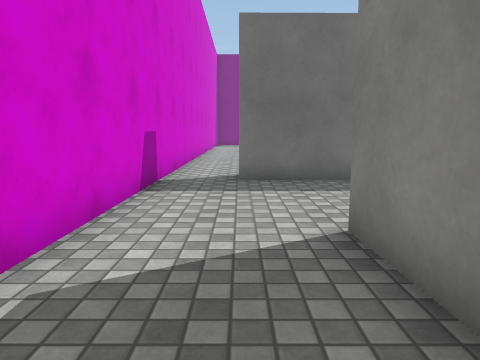
view 1 (above)

23 first-person views from a walk through a Unity game level. The camera is 1.2 m above the floor, tilts 8° down and sees 70° across. The floor is counted in squares, 1 m on a side. Each view is taken from the middle of a square. On the plan, view 1 faces up. The plan holds only what a view shows up to about 14 squares ahead; the rest is blank. The place goes on beyond the plan. The player is left out. Surface patterns are stand-ins for the level's own textures.

view 2
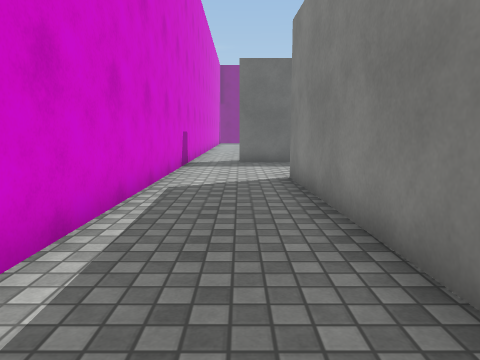

view 3
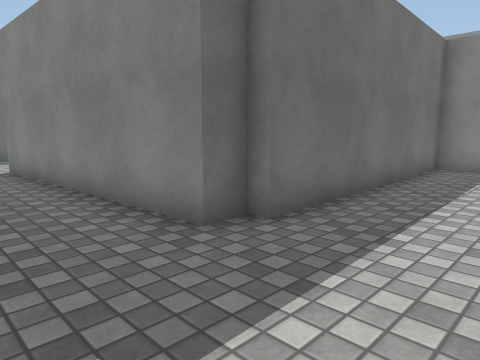

view 4
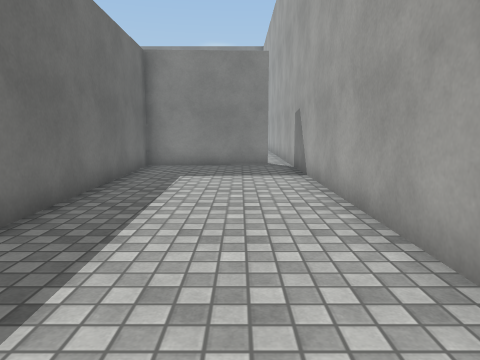

view 5
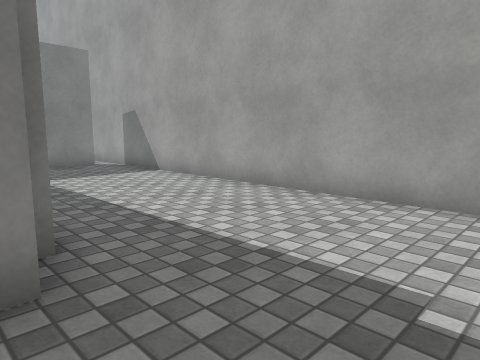

view 6
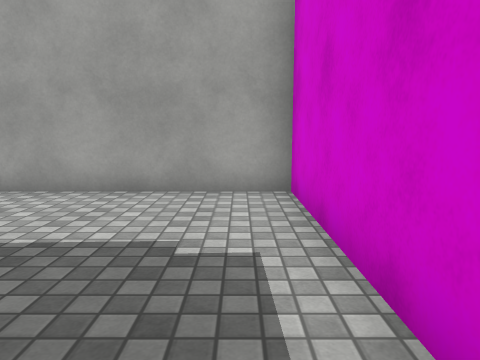

view 7
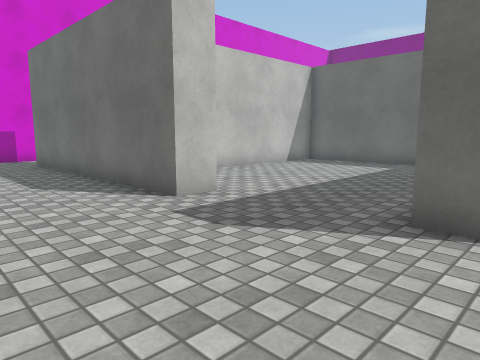

view 8
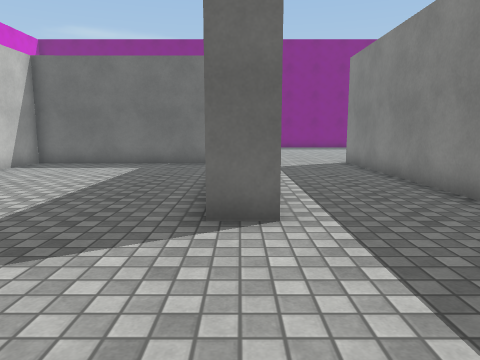

view 9
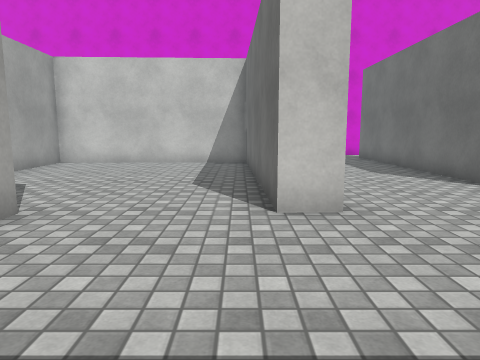

view 10
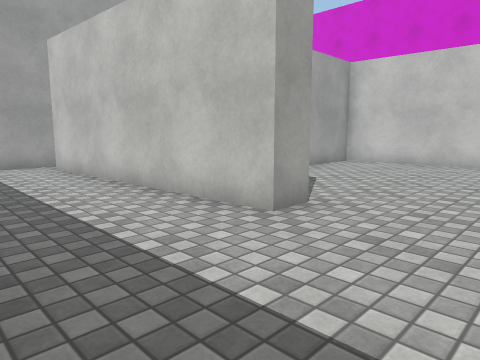

view 11
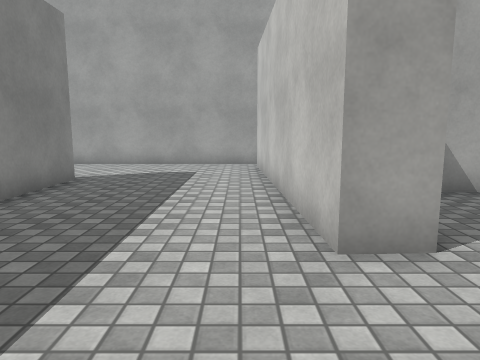

view 12
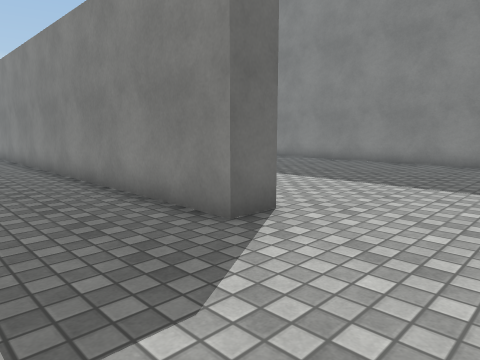

view 13
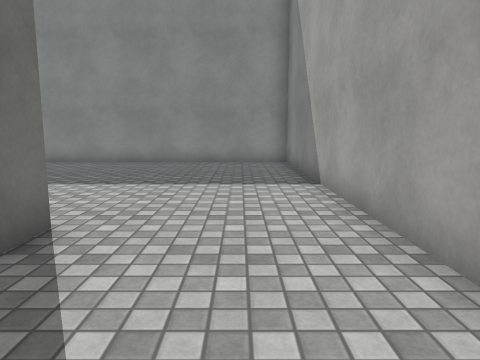

view 14
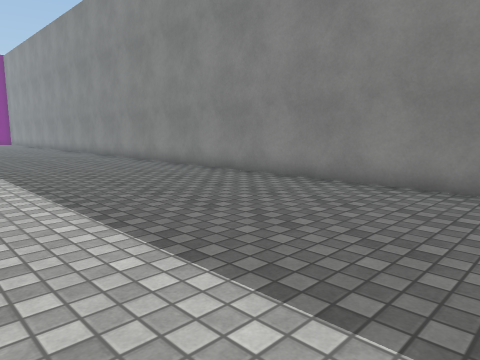

view 15
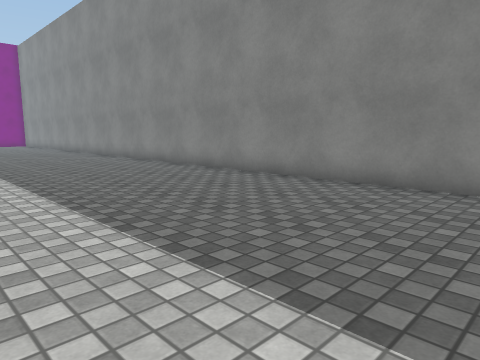

view 16
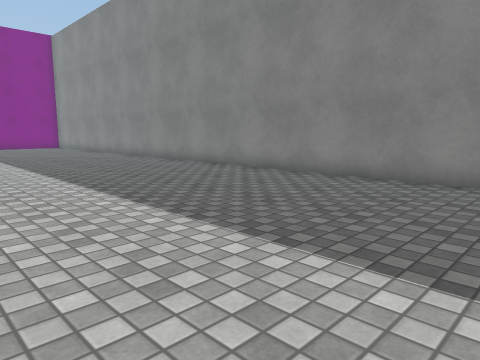

view 17
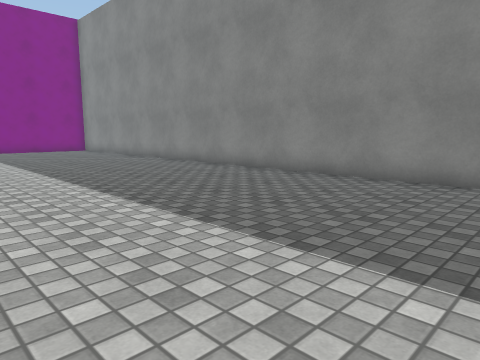

view 18
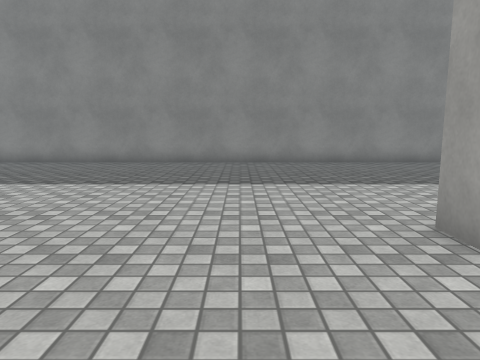

view 19
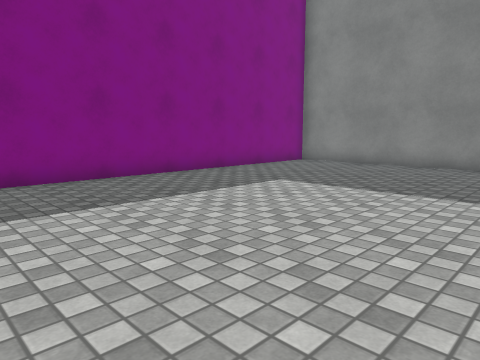

view 20
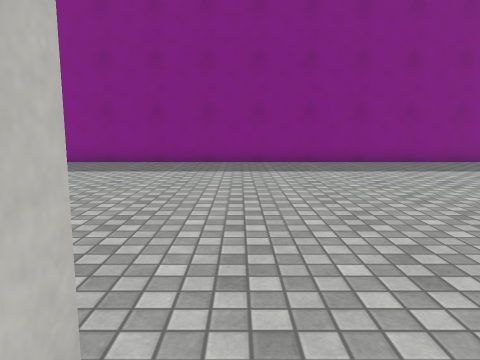

view 21
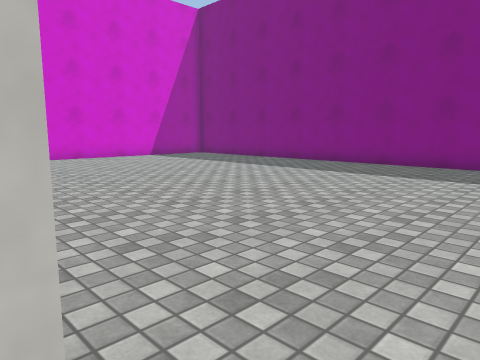

view 22
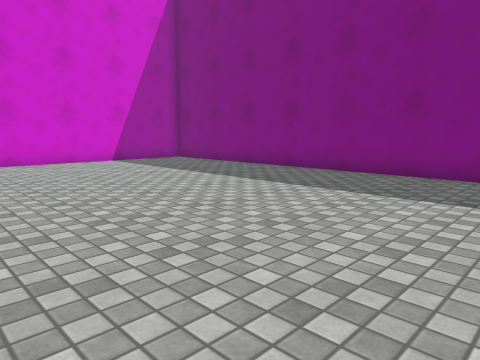

view 23
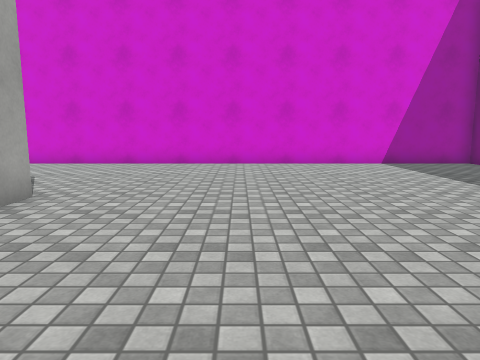

### Floor plan
Points are (right, up) in squares from view 1. A wall is a line through its corners. A room is listed if a view was taken in it or the views show most of it. See-through windows are left out.
Room 1 (views 1, 2, 3, 4, 5, 6)
walls: (-2, -4.2) (-2, -9.9) (11.9, -9.9); (11.4, -9) (11.2, -4.7) (2.6, -5) (2.6, -4.6) (1.7, -4.6) (1.3, 4.2); (-2, 5.6) (-2, -2.2)
ways out: opening at (-0.5, 4.5) to room 2
Room 2 (views 7, 8, 9, 10, 11, 12, 13, 14, 15, 16, 17, 18, 19, 20, 21, 22, 23)
walls: (13.6, 9.5) (12.5, 9.5); (17.2, 10.9) (17.2, 18.5) (18.2, 18.5); (11.7, 18.2) (5.3, 18.1) (5.3, 12.5); (13.4, 19.2) (13.4, 18.7); (8.7, 9.7) (8.7, 8.6) (-0.1, 8.6); (11, 4.6) (11, 3.6) (2.4, 3.3) (2.7, -4) (5.6, -3.9); (4.7, 19.1) (5.6, 19.1); (11, -0.3) (12, -0.2) (12.4, -9); (8.1, -3.8) (9, -3.8); (18.2, -5.6) (17.2, -5.6) (17.2, 7.9); (26.4, 31.8) (1.6, 31.8); (11.9, -9.9) (27.6, -9.9) (27.6, 30.6); (-2, 31.8) (-2, 5.6)
ways out: opening at (-0.5, 4.5) to room 1

Positions as (right, up) in squares from view 1, and headings:
1: (0, 0), facing up
2: (0, -5), facing up
3: (-1, -8), facing up-right
4: (-1, -8), facing right
5: (-1, -4), facing down-right
6: (-1, -3), facing down
7: (14, 5), facing up-left
8: (13, 5), facing up
9: (16, 3), facing left
10: (16, 3), facing down-left
11: (13, 3), facing down
12: (14, -9), facing up-right
13: (14, -8), facing right
14: (20, -6), facing up-right
15: (20, -1), facing up-right
16: (19, 4), facing up-right
17: (19, 9), facing up-right
18: (14, 21), facing right
19: (15, 23), facing up-right
20: (14, 18), facing up
21: (14, 19), facing up-left
22: (12, 22), facing up-left
23: (11, 23), facing left
